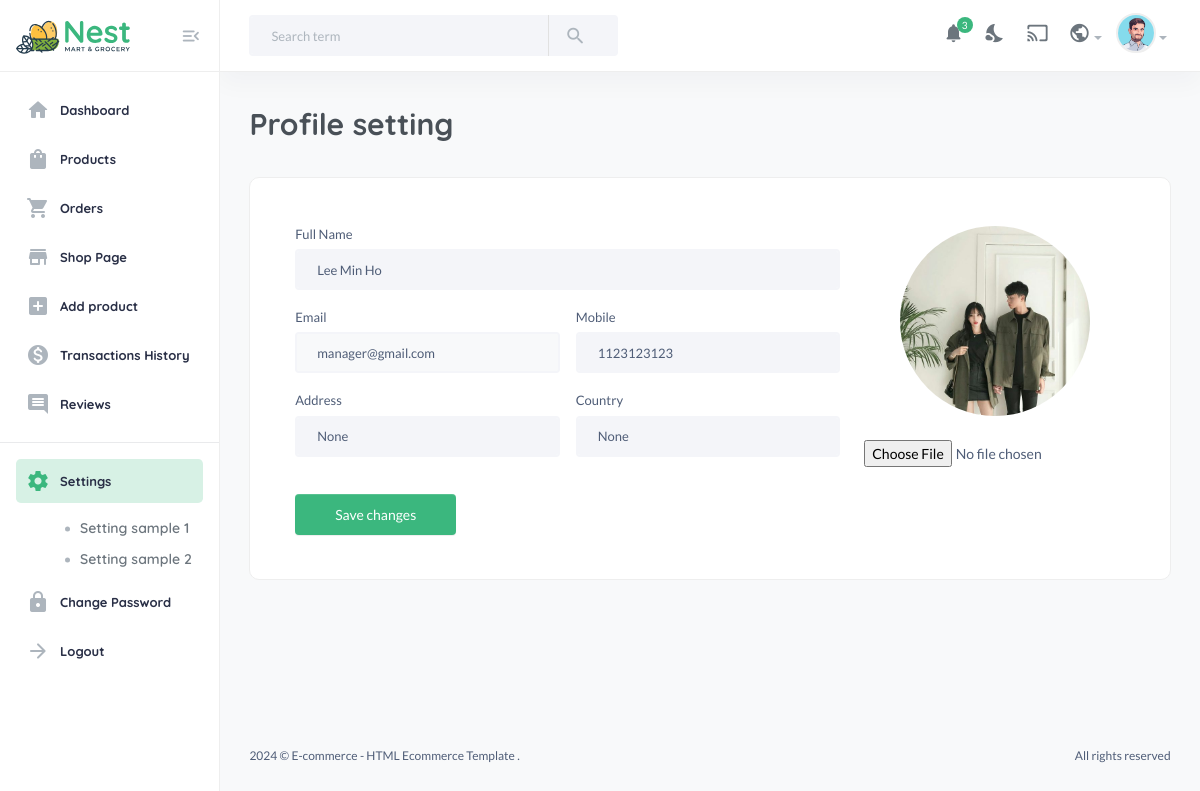
The app's page /useradmin/settings/ (signed in), older data.
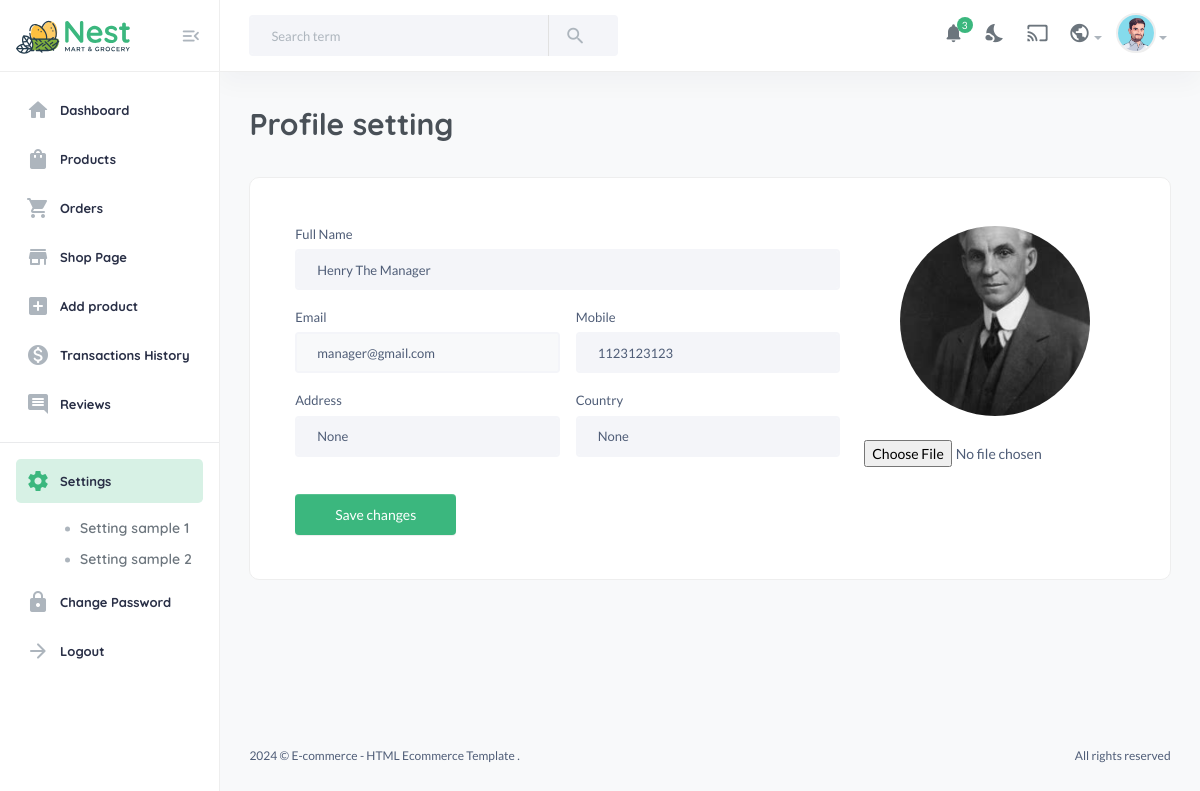
The same page, newer data.
### userauths/models.py (models this page shows, shortened)
class User(AbstractUser):
    email = models.EmailField(unique=True, null=False)
    username = models.CharField(max_length=255)
    bio = models.CharField(max_length=255)
    USERNAME_FIELD = "email"
    REQUIRED_FIELDS = ['username']

class Profile(models.Model):
    user = models.OneToOneField(User, on_delete=models.CASCADE)
    image = models.ImageField(upload_to="image", default="image/anonymous.webp")
    full_name = models.CharField(max_length=200)
    bio = models.CharField(max_length=200, null=True, blank=True)
    phone = models.CharField(max_length=200)
    verified = models.BooleanField(default=False)
    address = models.CharField(max_length=200, null=True, blank=True)
    country = models.CharField(max_length=200, null=True, blank=True)

### useradmin/decorators.py (the view)
    def wrapper(request, *args, **kwargs):
        if not request.user.is_superuser:
            messages.warning(request, "You are not authorized to access this page.")
            return redirect('userauths:sign-in')
        return view_function(request, *args, **kwargs)

### core/context_processors.py (called while the page is built)
def default(request):
    categories = Category.objects.all()
    vendors = Vendor.objects.all()
    min_max_price = Product.objects.aggregate(Min("price"), Max("price"))
    user_wishlist = []
    if request.user.is_authenticated:
        user_wishlist = [item.product.pid for item in WishList.objects.filter(user=request.user)]
    try:
        address = Address.objects.get(user=request.user)
    except:
        address = None
    return {
        'categories': categories,
        'vendors': vendors,
        'address': address,
        'min_max_price': min_max_price,
        'user_wishlist': user_wishlist,
    }

### useradmin/views.py (called while the page is built, shortened)
@admin_required
def settings(request):
    profile = Profile.objects.get(user=request.user)
    context = {
        "profile": profile,
    }
    return render(request, "useradmin/settings.html", context)

### templates/useradmin/settings.html (shortened to what this page needs)
{% extends 'useradmin/base.html' %}
{% load static %}
{% block content %}
<section class="content-main">
    <div class="content-header">
        <h2 class="content-title">Profile setting</h2>
    </div>
    <div class="card">
        <div class="card-body">
            <div class="row gx-5">
                <div class="col-lg-12">
                    <section class="content-body p-xl-4">
                        <form method="POST" enctype="multipart/form-data">
                            <div class="row">
                                <div class="col-lg-8">
                                    <div class="row gx-3">
                                        <div class="col-12 mb-3">
                                            <label class="form-label">Full Name</label>
                                            <input class="form-control" name="full_name" type="text" value="{{request.user.profile.full_name}}" placeholder="Enter full name" />
                                        </div>
                                        <div class="col-6 mb-3">
                                            <label class="form-label">Email</label>
                                            <input class="form-control bg-light" name="email" value="{{request.user.email}}" readonly type="email" placeholder="Type here" />
                                        </div>
                                        <div class="col-lg-6 mb-3">
                                            <label class="form-label">Mobile</label>
                                            <input class="form-control" name="phone" value="{{request.user.profile.phone}}" type="text" placeholder="+123 456 7890" />
                                        </div>
                                        <div class="col-lg-6 mb-3">
                                            <label class="form-label">Address</label>
                                            <input class="form-control" name="address" value="{{request.user.profile.address}}" type="text" placeholder="Type here" />
                                        </div>
                                        <div class="col-lg-6 mb-3">
                                            <label class="form-label">Country</label>
                                            <input class="form-control" name="country" value="{{request.user.profile.country}}" type="text" placeholder="Type here" />
                                        </div>
                                    </div>
                                </div>
                                <aside class="col-lg-4">
                                    <figure class="text-lg-center">
                                        <img class="img-lg mb-3 img-avatar" src="{{request.user.profile.image.url}}" alt="User Photo" />
                                        <figcaption>
                                            <input type="file" class="form-control-file" name="image" id="">
                                        </figcaption>
                                    </figure>
                                </aside>
                            </div>
                            <br />
                            <button class="btn btn-primary" type="submit">Save changes</button>
                        </form>
                    </section>
                </div>
            </div>
        </div>
    </div>
</section>
{% endblock %}

Row changes from the older to the newer data that the page shows:
changed User "manager@gmail.com": full_name "Lee Min Ho" → "Henry The Manager"; user.profile.image: a different picture
